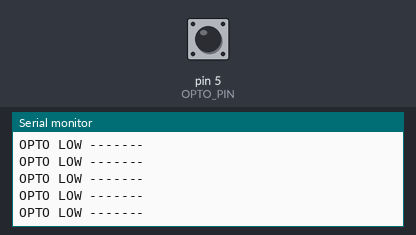
Recording of a sketch running on a simulated Arduino Uno, built with avr-gcc and run on an emulated ATmega328P. Shown: the last lines printed to the serial monitor. The inputs (shaded band) are chosen by the test bench; at power-on: pin 5 (OPTO_PIN) LOW.

Above: at 1.2 s.
1.3 s: pin 5 (OPTO_PIN) driven HIGH
At 2.1 s:
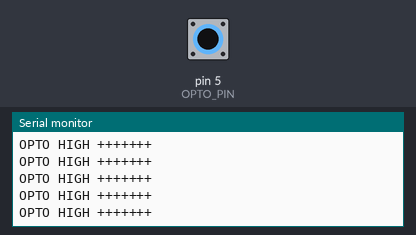
3.3 s: pin 5 (OPTO_PIN) pulsed LOW 2 times (0.12 s each, 0.3 s apart)
At 3.8 s:
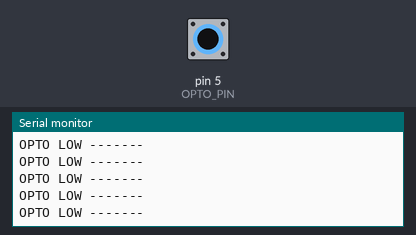
6.9 s: pin 5 (OPTO_PIN) driven LOW
8.4 s: pin 5 (OPTO_PIN) pulsed HIGH 5 times (0.12 s each, 0.3 s apart)
At 9.4 s:
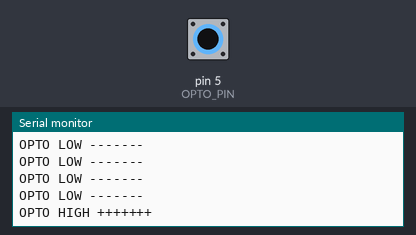
12.9 s: pin 5 (OPTO_PIN) driven HIGH
At 13.8 s:
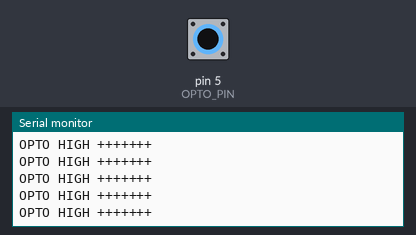
15.9 s: pin 5 (OPTO_PIN) driven LOW
At 16.4 s:
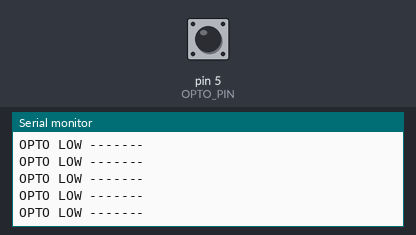

The sketch:

opto_digital.ino
```cpp
#include "config.h"

// GLOBAL
bool optoState = 0;

void setup()
{
    Serial.begin(9600);
    pinMode(OPTO_PIN, INPUT);
}

void loop()
{
    optoState = digitalRead(OPTO_PIN);

    if (optoState == HIGH)
    {
        // accordion button is pressed and blocker bar is lifted
        Serial.println("OPTO HIGH +++++++");
    }
    else
    {
        // accordion button is released and blocker bar is lowered
        Serial.println("OPTO LOW -------");
    }
}
```

config.h
```cpp
#ifndef CONFIG_H
#define CONFIG_H

#include <Arduino.h>

// PINS
const uint8_t OPTO_PIN = 5;

#endif
```

Measured:
- after the input at 1.3 s, the serial monitor: prints a new line after 0.09 s (image 1)
- after the input at 12.9 s, the serial monitor: prints a new line after 0.07 s (image 4)
